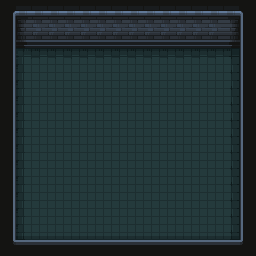

A level layout from a 2D game, rendered from its tile map. Below: a short description, then the map file with its tile-grid data intact:
An orthogonal 16x16 tile map with 16x16 px tiles, 2 tile layers (floor, details), 1 hidden layer not drawn.

<map version="1.9" tiledversion="1.9.2" orientation="orthogonal" renderorder="right-down" width="16" height="16" tilewidth="16" tileheight="16" infinite="0" nextlayerid="5" nextobjectid="1">
 <tileset firstgid="1" source="../Tilesets/dungeon_prison_tileset.tsx" />
 <layer id="1" name="floor" width="16" height="16">
  <data encoding="csv">
0,0,0,0,0,0,0,0,0,0,0,0,0,0,0,0,
0,0,0,0,0,0,0,0,0,0,0,0,0,0,0,0,
0,0,0,0,0,0,0,0,0,0,0,0,0,0,0,0,
0,5,6,6,6,6,6,6,6,6,6,6,6,6,7,0,
0,30,31,31,31,31,31,31,31,31,31,31,31,31,32,0,
0,30,31,31,31,31,31,31,31,31,31,31,31,31,32,0,
0,30,31,31,31,31,31,31,31,31,31,31,31,31,32,0,
0,30,31,31,31,31,31,31,31,31,31,31,31,31,32,0,
0,30,31,31,31,31,31,31,31,31,31,31,31,31,32,0,
0,30,31,31,31,31,31,31,31,31,31,31,31,31,32,0,
0,30,31,31,31,31,31,31,31,31,31,31,31,31,32,0,
0,30,31,31,31,31,31,31,31,31,31,31,31,31,32,0,
0,30,31,31,31,31,31,31,31,31,31,31,31,31,32,0,
0,30,31,31,31,31,31,31,31,31,31,31,31,31,32,0,
0,55,56,56,56,56,56,56,56,56,56,56,56,56,57,0,
0,0,0,0,0,0,0,0,0,0,0,0,0,0,0,0
</data>
 </layer>
 <layer id="3" name="details" width="16" height="16">
  <data encoding="csv">
104,1,2,2,2,2,2,2,2,2,2,2,2,2,3,105,
129,26,27,27,27,27,27,27,27,27,27,27,27,27,28,130,
129,51,52,52,52,52,52,52,52,52,52,52,52,52,53,130,
129,0,0,0,0,0,0,0,0,0,0,0,0,0,0,130,
129,0,0,0,0,0,0,0,0,0,0,0,0,0,0,130,
129,0,0,0,0,0,0,0,0,0,0,0,0,0,0,130,
129,0,0,0,0,0,0,0,0,0,0,0,0,0,0,130,
129,0,0,0,0,0,0,0,0,0,0,0,0,0,0,130,
129,0,0,0,0,0,0,0,0,0,0,0,0,0,0,130,
129,0,0,0,0,0,0,0,0,0,0,0,0,0,0,130,
129,0,0,0,0,0,0,0,0,0,0,0,0,0,0,130,
129,0,0,0,0,0,0,0,0,0,0,0,0,0,0,130,
129,0,0,0,0,0,0,0,0,0,0,0,0,0,0,130,
129,0,0,0,0,0,0,0,0,0,0,0,0,0,0,130,
129,0,0,0,0,0,0,0,0,0,0,0,0,0,0,130,
154,77,77,77,77,77,77,77,77,77,77,77,77,77,77,155
</data>
 </layer>
 <layer id="4" name="collision" width="16" height="16" visible="0" opacity="0.5">
  <data encoding="csv">
0,0,0,0,0,0,0,0,0,0,0,0,0,0,0,0,
0,0,0,0,0,0,0,0,0,0,0,0,0,0,0,0,
502,502,502,502,502,502,502,502,502,502,502,502,502,502,502,502,
502,0,0,0,0,0,0,0,0,0,0,0,0,0,0,502,
502,0,0,0,0,0,0,0,0,0,0,0,0,0,0,502,
502,0,0,0,0,0,0,0,0,0,0,0,0,0,0,502,
502,0,0,0,0,0,0,0,0,0,0,0,0,0,0,502,
502,0,0,0,0,0,0,0,0,0,0,0,0,0,0,502,
502,0,0,0,0,0,0,0,0,0,0,0,0,0,0,502,
502,0,0,0,0,0,0,0,0,0,0,0,0,0,0,502,
502,0,0,0,0,0,0,0,0,0,0,0,0,0,0,502,
502,0,0,0,0,0,0,0,0,0,0,0,0,0,0,502,
502,0,0,0,0,0,0,0,0,0,0,0,0,0,0,502,
502,0,0,0,0,0,0,0,0,0,0,0,0,0,0,502,
502,0,0,0,0,0,0,0,0,0,0,0,0,0,0,502,
502,502,502,502,502,502,502,502,502,502,502,502,502,502,502,502
</data>
 </layer>
</map>
